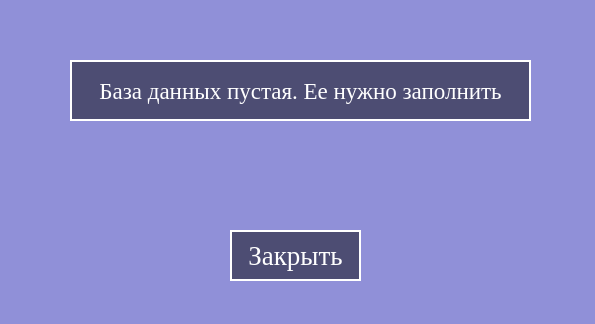
<?xml version="1.0" encoding="UTF-8"?>
<ui version="4.0">
 <class>MainWindow</class>
 <widget class="QMainWindow" name="MainWindow">
  <property name="geometry">
   <rect>
    <x>0</x>
    <y>0</y>
    <width>595</width>
    <height>324</height>
   </rect>
  </property>
  <property name="windowTitle">
   <string>BD Mistake</string>
  </property>
  <property name="styleSheet">
   <string notr="true">background-color: rgb(144, 144, 216);</string>
  </property>
  <widget class="QWidget" name="centralwidget">
   <widget class="QPushButton" name="cancel_button">
    <property name="geometry">
     <rect>
      <x>230</x>
      <y>230</y>
      <width>131</width>
      <height>51</height>
     </rect>
    </property>
    <property name="font">
     <font>
      <family>Times New Roman</family>
      <pointsize>20</pointsize>
     </font>
    </property>
    <property name="styleSheet">
     <string notr="true">QPushButton
{
	background-color: rgb(77, 77, 115);
	border: 2px solid white;
	color: white
}</string>
    </property>
    <property name="text">
     <string>Закрыть</string>
    </property>
   </widget>
   <widget class="QLabel" name="label">
    <property name="geometry">
     <rect>
      <x>70</x>
      <y>60</y>
      <width>461</width>
      <height>61</height>
     </rect>
    </property>
    <property name="font">
     <font>
      <family>Times New Roman</family>
      <pointsize>17</pointsize>
     </font>
    </property>
    <property name="styleSheet">
     <string notr="true">QLabel
{
	background-color: rgb(77, 77, 115);
	border: 2px solid white;
	color: white
}</string>
    </property>
    <property name="text">
     <string>База данных пустая. Ее нужно заполнить</string>
    </property>
    <property name="alignment">
     <set>Qt::AlignCenter</set>
    </property>
   </widget>
  </widget>
  <widget class="QStatusBar" name="statusbar"/>
 </widget>
 <resources/>
 <connections/>
</ui>
